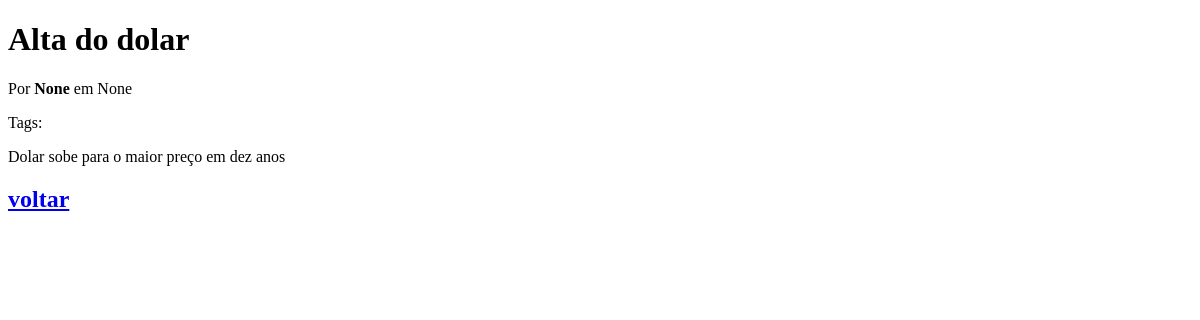
/noticias/3/, run on an earlier commit of the app's database.
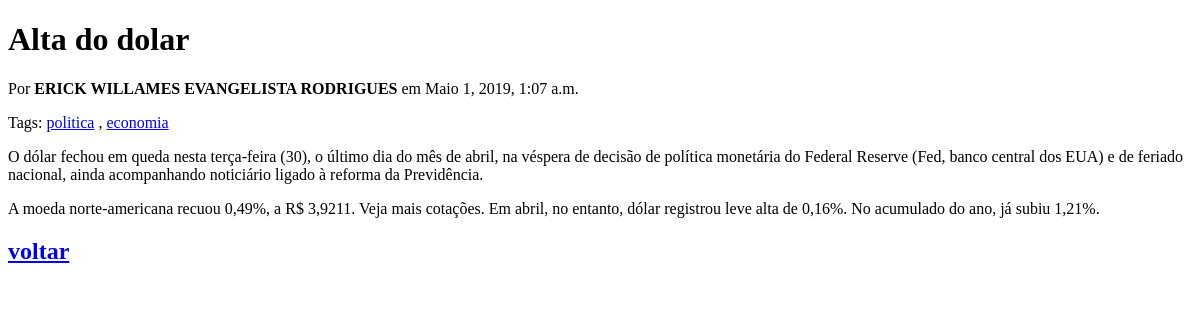
And on a later commit of the database.
### app_noticias/models.py (models this page shows)
class Noticia(models.Model):
    class Meta:
        verbose_name = 'Notícia'
        verbose_name_plural= 'Notícias'
    tags= models.ManyToManyField(Tag,blank=True,null=True)
    autor= models.ForeignKey(Pessoa, on_delete=models.CASCADE,blank=True,null=True)
    titulo=models.CharField('título', max_length=128)
    conteudo= models.TextField()
    data_criacao=models.DateTimeField(blank=True,null=True)
    data_publicacao=models.DateTimeField(blank=True,null=True)
    publicado=models.BooleanField(blank=True,null=True)

class Pessoa(models.Model):
    usuario= models.OneToOneField(User, on_delete=models.CASCADE,
        verbose_name='Usuario')
    nome=models.CharField('Nome',max_length=128)
    data_de_nascimento=models.DateTimeField('data de nascimento',blank=True,null=True)
    telefone_celular=models.CharField("Telefone Celular", max_length=15, help_text='Numero de telefone celular no formato (99)99999-9999', null=True, blank=True)
    telefone_fixo=models.CharField("Telefone Fixo", max_length=15, help_text='Numero de telefone Fixo no formato (99)99999-9999', null=True, blank=True)
    email=models.EmailField('E-mail',null=True, blank=True)
    def __str__ (self):
        return self.nome

class Tag(models.Model):
    nome= models.CharField(max_length=64)
    slug= models.CharField(max_length=64)
    def __str__(self):
        return (self.nome)

### app_noticias/views.py (the view)
# urls.py: path('<int:noticiaId>/',DetalheNoticia,name='detalhe'),
def DetalheNoticia(request, noticiaId):
    try:
        noticia=Noticia.objects.get(pk=noticiaId)
    except Noticia.DoesNoTExist:
        raise Http404('Noticia não encontrada')
    return render(request,"app_noticias/noticiaDetalhe.html",{'noticia':noticia})

### app_noticias/templates/app_noticias/noticiaDetalhe.html (shortened to what this page needs)
<!DOCTYPE html>
<html lang="pt-br">
  <head>
  </head>
  <body>
      <h1>{{ noticia.titulo }}</h1>
      <p>Por <strong>{{noticia.autor}}</strong> em {{noticia.data_publicacao}}</p>
      <p>Tags:
          {% for tag in noticia.tags.all %}
            <a href="{% url "encontratag" tag.nome %}" > {{ tag }}</a> {% if not forloop.last %} , {% endif %}
            {% endfor %}
      </p>
      <div>{{noticia.conteudo | linebreaks}} </div>
      <a href="http://localhost:8000/noticias/"><h2>voltar</h2></a>
  </body>
</html>

What changed in the data, as far as the page shows it:
changed Noticia "Alta do dolar": autor "None" → "ERICK WILLAMES EVANGELISTA RODRIGUES"; data_publicacao "None" → "Maio 1, 2019, 1:07 a.m."; conteudo "Dolar sobe para o maior preço em dez anos" → "O dólar fechou em queda nesta terça-feira (30), o último dia do mês de abril, na véspera de decisão de política monetária do Federal Reserve (Fed, banco central dos EUA) e de feriado nacional, ainda acompanhando noticiário ligado à reforma da Previdência. A moeda norte-americana recuou 0,49%, a R$ 3,9211. Veja mais cotações. Em abril, no entanto, dólar registrou leve alta de 0,16%. No acumulado do ano, já subiu 1,21%."
added Tag: nome "politica"
added Tag: nome "economia"
